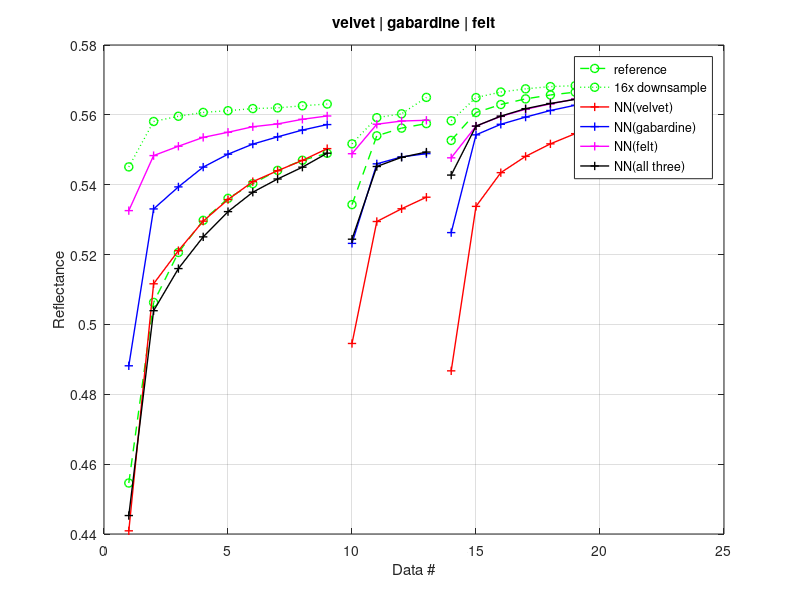

MATLAB code to generate this figure:
% tile100 = [0.4435,0.4546,0.5451;
%            0.5006,0.5063,0.5581;
%            0.5169,0.5206,0.5596;
%            0.5271,0.5298,0.5607;
%            0.5341,0.5361,0.5612;
%            0.5392,0.5403,0.5618;
%            0.5428,0.5441,0.5620;
%            0.5456,0.5470,0.5626;
%            0.5483,0.5490,0.5631];
%        
% tile1000 =[0.4441,0.4551,0.5457;
%            0.5012,0.5073,0.5585;
%            0.5178,0.5212,0.5603;
%            0.5281,0.5305,0.5611;
%            0.5350,0.5368,0.5621;
%            0.5397,0.5412,0.5625;
%            0.5438,0.5446,0.5631;
%            0.5465,0.5475,0.5633;
%            0.5489,0.5497,0.5637];    
% 
% 
%        
% figure;
% plot(tile100(:,1),'b-');hold on
% plot(tile100(:,2),'b:');hold on
% plot(tile100(:,3),'b--');hold on
% 
% plot(tile1000(:,1),'r-');hold on
% plot(tile1000(:,2),'r:');hold on
% plot(tile1000(:,3),'r--');hold on
%   
% grid on
% title('Local optimization (vertical stripes)')
% xlabel('Layers')
% ylabel('Reflectance')
% 
% legend('Tile100 optimized',...
%        'Tile100 reference',...
%        'Tile100 16x',...
%        'Tile1000 optimized',...
%        'Tile1000 reference',...
%        'Tile1000 16x')

%% velvet

% tile100 = [0.4435,0.4546,0.5451;
%            0.5006,0.5063,0.5581;
%            0.5169,0.5206,0.5596;
%            0.5271,0.5298,0.5607;
%            0.5341,0.5361,0.5612;
%            0.5392,0.5403,0.5618;
%            0.5428,0.5441,0.5620;
%            0.5456,0.5470,0.5626;
%            0.5483,0.5490,0.5631];
%        
% deeplearn =[0.5155, 0.5061, 0.4807, 0.4732, 0.4582, 0.4434;
%            0.5286, 0.5191, 0.5001, 0.5001, 0.5030, 0.5122;
%            0.5326, 0.5238, 0.5110, 0.5142, 0.5160, 0.5228;
%            0.5354, 0.5275, 0.5207, 0.5240, 0.5266, 0.5312;
%            0.5380, 0.5307, 0.5286, 0.5316, 0.5340, 0.5364;
%            0.5402, 0.5336, 0.5355, 0.5370, 0.5391, 0.5410;
%            0.5421, 0.5358, 0.5411, 0.5413, 0.5433, 0.5442;
%            0.5436, 0.5379, 0.5454, 0.5446, 0.5471, 0.5469;
%            0.5452, 0.5396, 0.5507, 0.5493, 0.5512, 0.5496];    
% secondIdea = [0.445; 0.459; 0.468; 0.476; 0.482; 0.486; 0.49; 0.493; 0.495];
% 
%        
% figure;
% 
% plot(tile100(:,2),'g--', 'LineWidth', 0.5);hold on
% plot(tile100(:,3),'g:', 'LineWidth', 0.5);hold on
% plot(secondIdea,'y-', 'LineWidth', 0.5);hold on
% plot(tile100(:,1),'b-', 'LineWidth', 0.5);hold on
% 
% 
% 
% % plot(deeplearn(:,1),'r-', 'LineWidth', 0.5);hold on
% % plot(deeplearn(:,2),'r-', 'LineWidth', 1);hold on
% plot(deeplearn(:,3),'r-', 'LineWidth', 0.5);hold on
% plot(deeplearn(:,4),'r-', 'LineWidth', 1);hold on
% plot(deeplearn(:,5),'r-', 'LineWidth', 1.5);hold on
% plot(deeplearn(:,6),'r-', 'LineWidth', 2);hold on
%   
% grid on
% % title('Optimization')
% xlabel('Data #')
% ylabel('Reflectance')
% 
% legend('reference','16x downsample','2nd idea','3rd idea','4th idea (CNN)')

%% gabardine
%        
% deeplearn =[0.5343,0.5517,0.5004;
%             0.5540,0.5592,0.5250;
%             0.5562,0.5603,0.5285;
%             0.5575,0.5650,0.5311];    
% 
%        
% figure;
% 
% plot(deeplearn(:,1),'g--', 'LineWidth', 2);hold on
% plot(deeplearn(:,2),'g:', 'LineWidth', 2);hold on
% plot(deeplearn(:,3),'r-', 'LineWidth', 2);hold on
%   
% grid on
% % title('Optimization')
% xlabel('Data #')
% ylabel('Reflectance')
% 
% legend('reference','16x downsample','NN')

%% felt
       
% deeplearn =[0.5528,0.5584,0.5041;
%             0.5607,0.5647,0.5306;
%             0.5632,0.5664,0.5391;
%             0.5646,0.5674,0.5428;
%             0.5656,0.5680,0.5460];    
% 
%        
% figure;
% 
% plot(deeplearn(:,1),'g--', 'LineWidth', 2);hold on
% plot(deeplearn(:,2),'g:', 'LineWidth', 2);hold on
% plot(deeplearn(:,3),'r-', 'LineWidth', 2);hold on
%   
% grid on
% % title('Optimization')
% xlabel('Data #')
% ylabel('Reflectance')
% 
% legend('reference','16x downsample','NN')

% %%
% 
% velvet = [0.4546,0.5451,0.4599,0.4395;
%           0.5063,0.5581,0.5074,0.5046;
%           0.5206,0.5596,0.5144,0.5159;
%           0.5298,0.5607,0.5209,0.5256;
%           0.5361,0.5612,0.5269,0.5329;
%           0.5403,0.5618,0.5325,0.5382;
%           0.5441,0.5620,0.5373,0.5419;
%           0.5470,0.5626,0.5412,0.5452;
%           0.5490,0.5631,0.5461,0.5488];
%       
% gabardine =[0.5343,0.5517,0.5303,0.5233;
%             0.5540,0.5592,0.5464,0.5458;
%             0.5562,0.5603,0.5478,0.5479;
%             0.5575,0.5650,0.5488,0.5493];    
%        
% figure;
% subplot(1,2,1);
% plot(velvet(:,1),'g--', 'LineWidth', 2);hold on
% plot(velvet(:,2),'g:', 'LineWidth', 2);hold on
% plot(velvet(:,3),'r-', 'LineWidth', 2);hold on
% plot(velvet(:,4),'r-', 'LineWidth', 1);hold on
%   
% grid on
% title('velvet');
% xlabel('Data #')
% ylabel('Reflectance')
% legend('reference','16x downsample','NN')
% 
% subplot(1,2,2);
% plot(gabardine(:,1),'g--', 'LineWidth', 2);hold on
% plot(gabardine(:,2),'g:', 'LineWidth', 2);hold on
% plot(gabardine(:,3),'r-', 'LineWidth', 2);hold on
% plot(gabardine(:,4),'r-', 'LineWidth', 1);hold on
%   
% grid on
% title('gabardine')
% xlabel('Data #')
% ylabel('Reflectance')
% legend('reference','16x downsample','NN')

%%

velvet = [0.4546,0.5451, 0.44091003, 0.48815712, 0.53258277, 0.44528291;
          0.5063,0.5581, 0.51163347, 0.53306982, 0.54833441, 0.50393063;
          0.5206,0.5596, 0.52113432, 0.53937703, 0.55101541, 0.5159873;
          0.5298,0.5607, 0.52956763, 0.54504338, 0.55355061, 0.52507022;
          0.5361,0.5612, 0.53574824, 0.54873998, 0.55501319, 0.53229559;
          0.5403,0.5618, 0.54088011, 0.55162727, 0.55660050, 0.53785641;
          0.5441,0.5620, 0.54400449, 0.55370494, 0.55740194, 0.54163768;
          0.5470,0.5626, 0.54695754, 0.55564917, 0.55872905, 0.54502366;
          0.5490,0.5631, 0.55033267, 0.55721731, 0.55968285, 0.54902863];

gabardine =[0.5343,0.5517, 0.49454687, 0.52320548, 0.54887452, 0.52440298;
            0.5540,0.5592, 0.52946291, 0.54597619, 0.55731699, 0.54521247;
            0.5562,0.5603, 0.53311097, 0.54795605, 0.55823452, 0.54784368;
            0.5575,0.5650, 0.53642277, 0.54889633, 0.55844966, 0.54934672];   

felt =     [0.55267783,  0.55830548, 0.48671184, 0.52628856, 0.54769928, 0.54275963;
            0.56066153,  0.56494752, 0.53379644, 0.55427679, 0.55678171, 0.55678198;
            0.56295600,  0.56653195, 0.54345337, 0.55730058, 0.55955068, 0.55963440;
            0.56457247,  0.56745013, 0.54811714, 0.55936076, 0.56159797, 0.56176892;
            0.56569804,  0.56809759, 0.55170258, 0.56124710, 0.56313795, 0.56324909;
            0.56650141,  0.56835175, 0.55461629, 0.56275178, 0.56453532, 0.56443449;
            0.56694576,  0.56884707, 0.55666664, 0.56405492, 0.56541699, 0.56559071;
            0.56758210,  0.56887672, 0.55841911, 0.56477132, 0.56620258, 0.56618158;
            0.56802340,  0.56913955, 0.55968684, 0.56573889, 0.56655553, 0.56672728;
            0.56832983,  0.56938777, 0.56052221, 0.56597818, 0.56698258, 0.56705433;
            0.56843768,  0.56950120, 0.56125283, 0.56634286, 0.56723026, 0.56734120];          
figure;
plot([1:9],velvet(:,1),'g--o', 'LineWidth', 1);hold on
plot([1:9],velvet(:,2),'g:o', 'LineWidth', 1);hold on
plot([1:9],velvet(:,3),'r-+', 'LineWidth', 1);hold on
plot([1:9],velvet(:,4),'b-+', 'LineWidth', 1);hold on
plot([1:9],velvet(:,5),'m-+', 'LineWidth', 1);hold on
plot([1:9],velvet(:,6),'k-+', 'LineWidth', 1);hold on
  
plot([10:13],gabardine(:,1),'g--o', 'LineWidth', 1);hold on
plot([10:13],gabardine(:,2),'g:o', 'LineWidth', 1);hold on
plot([10:13],gabardine(:,3),'r-+', 'LineWidth', 1);hold on
plot([10:13],gabardine(:,4),'b-+', 'LineWidth', 1);hold on
plot([10:13],gabardine(:,5),'m-+', 'LineWidth', 1);hold on
plot([10:13],gabardine(:,6),'k-+', 'LineWidth', 1);hold on
% 
plot([14:24],felt(:,1),'g--o', 'LineWidth', 1);hold on
plot([14:24],felt(:,2),'g:o', 'LineWidth', 1);hold on
plot([14:24],felt(:,3),'r-+', 'LineWidth', 1);hold on
plot([14:24],felt(:,4),'b-+', 'LineWidth', 1);hold on
plot([14:24],felt(:,5),'m-+', 'LineWidth', 1);hold on
plot([14:24],felt(:,6),'k-+', 'LineWidth', 1);hold on

grid on
title('velvet | gabardine | felt');
xlabel('Data #')
ylabel('Reflectance')
legend('reference','16x downsample','NN(velvet)','NN(gabardine)','NN(felt)','NN(all three)')


% % 








